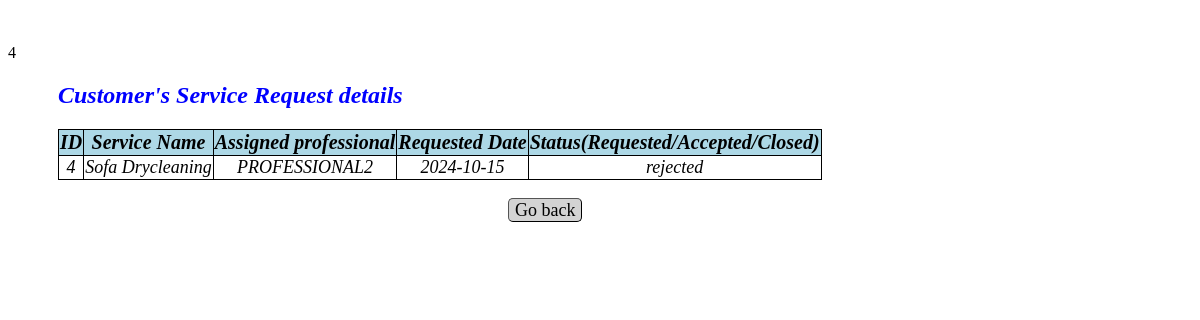
The page /viewcustomerservicerequests/4 on the database its author committed.
### app.py (models this page shows)
class Customer_Service_Request(db.Model):
    __tablename__="customer_service_request"
    id=db.Column(db.Integer,primary_key=True)
    service_id=db.Column(db.Integer,db.ForeignKey(Service_Info.id),nullable=False)
    customer_id=db.Column(db.Integer,db.ForeignKey(User_Info.id),nullable=False)
    professional_id=db.Column(db.Integer,db.ForeignKey(User_Info.id),nullable=False)
    date_of_request=db.Column(db.String,nullable=False)
    date_of_completion=db.Column(db.String,nullable=False)
    service_status=db.Column(db.String,nullable=False)
    remarks=db.Column(db.String)
    location=db.Column(db.String,nullable=False)
    ratings=db.Column(db.String,nullable=False)

class Service_Info(db.Model):
    __tablename__="service_info"
    id=db.Column(db.Integer,primary_key=True)
    servicename=db.Column(db.String,nullable=False)
    description=db.Column(db.String,nullable=False)
    baseprice=db.Column(db.Integer,nullable=False)
    time_required=db.Column(db.String,nullable=False)
    service_type=db.Column(db.String,nullable=False)
    city=db.Column(db.String,nullable=False)

class User_Info(db.Model):
    __tablename__="user_info"
    id=db.Column(db.Integer,primary_key=True)
    email=db.Column(db.String,nullable=False)
    full_name=db.Column(db.String,nullable=False)
    user_name=db.Column(db.String,unique=True,nullable=False)
    service_name=db.Column(db.String,nullable=False)
    experience=db.Column(db.Integer,nullable=False)
    pwd=db.Column(db.String,nullable=False)
    add=db.Column(db.String,nullable=True)
    pincode=db.Column(db.String,nullable=False)
    role=db.Column(db.Integer,nullable=False,default=1)
    status=db.Column(db.String,unique=True)
    location=db.Column(db.String,nullable=False)
    reviews=db.Column(db.String,nullable=False)
    phone_number=db.Column(db.Integer,nullable=False)

### app.py (the view)
@app.route("/viewcustomerservicerequests/<int:id>", methods=["GET"])
def customer_service_requests(id):
    service = Customer_Service_Request.query.filter_by(id=id).first()
    servname=Service_Info.query.all()
    user=User_Info.query.all()
    return render_template("view_customerservicerequests.html",servname=servname,service=service,customer_id=service.customer_id,professional_id=service.professional_id,user=user)

### templates/view_customerservicerequests.html (shortened to what this page needs)
<!DOCTYPE html>
<html lang="en">
<head>
</head>
<body>
    <br><br>
    {{service.id}}
    <h2>Customer's Service Request details</h2>
    <table id="service-table">
        <thead>
            <tr>
                <th>ID</th>
                <th>Service Name</th>
                <th>Assigned professional</th>
                <th>Requested Date</th>
                <th>Status(Requested/Accepted/Closed)</th>
            </tr>
        <tbody>
            {% for usr in user %}
            {% if usr.id==professional_id%}
            {% for srv in servname %}
            {% if srv.id == service.service_id %}
            <tr>
                <td>{{service["id"]}}</td>
                <td>{{srv["servicename"]}}</td>
                <td>{{usr["full_name"]}}</td>
                <td>{{service["date_of_request"]}}</td>
                <td>{{service["service_status"]}}</td>
            </tr>
            {% endif %}
            {% endfor %}
            {% endif %}
            {% endfor %}
        </tbody>
        </thead>
    </table>
    <a class="button" href="/admindashboard">Go back</a>
</body>
</html>

### templates/view_customerservicerequests.html (style rules this page uses)
table , td { text-align: center; font-style: italic; width:auto; margin-left: 50px; border-radius: 10px; border-color: blue; border: 1px solid black; border-collapse: collapse ; margin-bottom: 20px; }
th { background-color: lightblue; border: 1px solid black; font-size:20px; }
td { font-size:18px; }
h2 { font-style: italic; margin-left: 50px; color: blue; margin-bottom: 20px; }
a.button { padding: 1px 6px; border: 1px outset buttonborder; border-radius: 5px; color: black; background-color: lightgrey; text-decoration: none; font-size:18px }
a { margin-left: 500px; }

### rows shown on the page
Customer_Service_Request: id "4", date_of_request "2024-10-15", service_status "rejected"
User_Info: full_name "PROFESSIONAL2"
Service_Info: servicename "Sofa Drycleaning"
